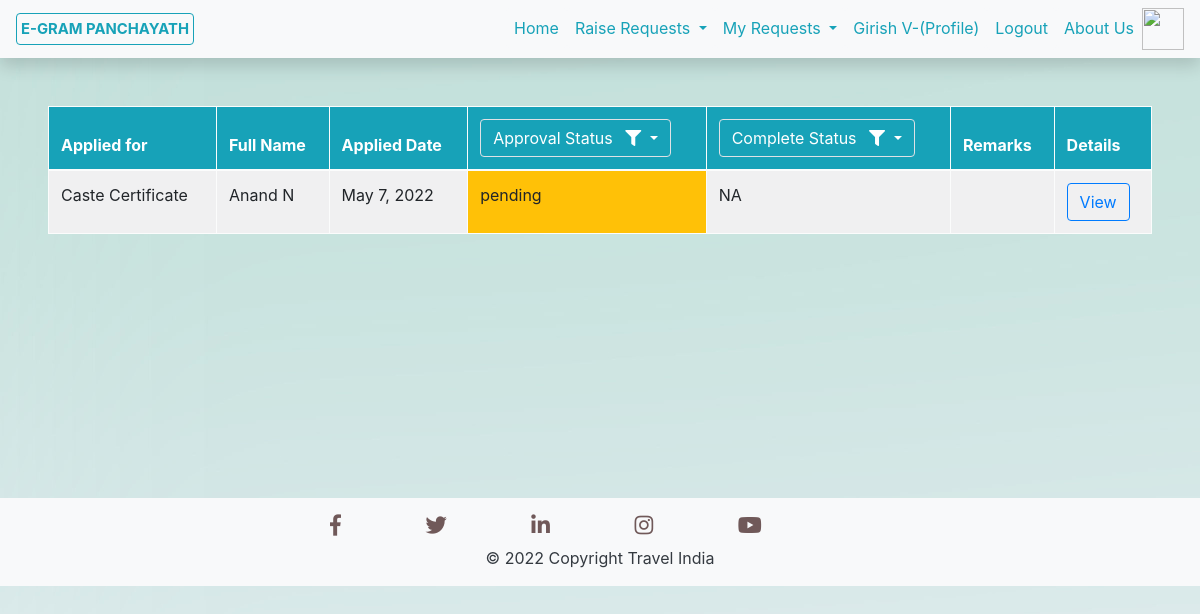
Before: /My_Cert_Requests/ (signed in) with the older database file.
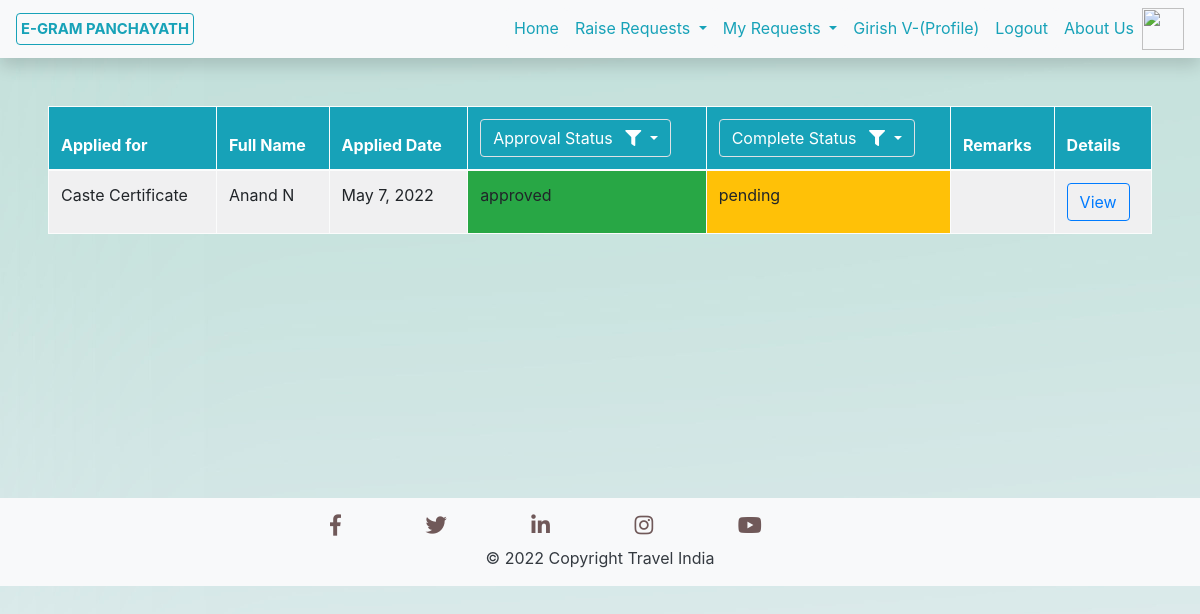
After: the same page with the newer database file.
### Services/models.py (models this page shows, shortened)
class Certificates(models.Model):
    Cert_Name = models.CharField(max_length=50)
    Cand_Name = models.CharField(max_length=50)
    Father_Name = models.CharField(max_length=50)
    Mother_Name = models.CharField(max_length=50)
    Address = models.CharField(max_length=300)
    doc_name = models.CharField(max_length=30)
    Cert_Requested_By = models.ForeignKey(User, on_delete=models.CASCADE,default=None, null=True, blank=True)
    Cert_Applied_Date = models.DateTimeField(default=timezone.now)
    document_proof = models.FileField(upload_to='Files/',default=None, null=True, blank=True)
    Birth_Date = models.DateField()
    phoneno = models.CharField(max_length=10, default=None, null=True, blank=True)
    Birth_location = models.CharField(max_length=200, default=None, null=True, blank=True)
    Death_Date = models.DateField(default=None, null=True, blank=True)
    Death_location = models.CharField(max_length=200, default=None, null=True, blank=True)
    Cast = models.CharField(max_length=50, default=None, null=True, blank=True)
    Cast_Category = models.CharField(max_length=10, default=None, null=True, blank=True)
    Income_Value = models.CharField(max_length=20, default=None, null=True, blank=True)
    Remarks = models.TextField()
    Approval_Status = models.CharField(max_length=20)
    Completion_Status = models.CharField(max_length=20, default=None, null=True, blank=True)
    certificate = models.FileField(upload_to='Certificates/',default=None, null=True, blank=True)
    Cert_Estimated_Completion_Date = models.DateField(default=None, null=True, blank=True)

### Services/views.py (the view)
# urls.py: path('My_Cert_Requests/', My_Cert_Requests.as_view(), name='MyCertRequests'),
class My_Cert_Requests(ListView):
    model = Certificates
    template_name = "Services/MyCertRequests.html"
    context_object_name = 'requests'
    paginate_by = 5
    def get_queryset(self):
        req = Certificates.objects.filter(Cert_Requested_By=self.request.user).order_by('-Cert_Applied_Date')
        def ExecQuery(req, Cert):
            key = list(Cert.keys())[0]
            if key=='Cert_Approval_Status':
                req = req.filter(Approval_Status=Cert[key]).order_by('-Cert_Applied_Date')
            if key=='Cert_Completion_Status':
                req = req.filter(Completion_Status=Cert[key]).order_by('-Cert_Applied_Date')
            return req
        if self.request.GET.get('idAppStatus'):
            req = ExecQuery(req, {'Cert_Approval_Status':self.request.GET.get('idAppStatus')})
        if self.request.GET.get('idCompStatus'):
            req = ExecQuery(req, {'Cert_Completion_Status':self.request.GET.get('idCompStatus')})
        return req

### Services/templates/Services/MyCertRequests.html (shortened to what this page needs)
{% extends 'Services/Base.html' %}
{% block content %}
<div class="p-5">
    <form method="get" action="#">
    <table class="rounded table table-hover table-bordered table-striped table-light">
        <thead class="bg-info text-white">
            <tr>
                <th scope="col">Applied for</th>
                <th scope="col">Full Name</th>
                <th scope="col">Applied Date</th>
                <th scope="col">
                    <div class="dropdown">
                        <button class="btn btn-info border dropdown-toggle" type="button" id="dropdownMenuButton" data-toggle="dropdown" aria-haspopup="true" aria-expanded="false">
                          Approval Status <i class="fas fa-filter ml-2"></i>
                        </button>
                      </div>
                </th>
                <th scope="col">
                    <div class="dropdown">
                        <button class="btn btn-info border dropdown-toggle" type="button" id="dropdownMenuButton" data-toggle="dropdown" aria-haspopup="true" aria-expanded="false">
                          Complete Status <i class="fas fa-filter ml-2"></i>
                        </button>
                      </div>
                </th>
                <th scope="col">Remarks</th>
                <th scope="col">Details</th>
            </tr>
        </thead>
        <tbody>
        {% for request in requests %}
        <tr>
            <td>{{ request.Cert_Name }}</td>
            <td scope="row"> {{ request.Cand_Name }} </td>
            <td>{{ request.Cert_Applied_Date.date }}</td>
            {% if request.Approval_Status == 'pending' %}
                <td class="bg-warning">{{ request.Approval_Status }}</td>
            {% elif request.Approval_Status == 'approved' %}
                <td class="bg-success">{{ request.Approval_Status }}</td>
            {% elif request.Approval_Status == 'rejected' %}
                <td class="bg-danger">{{ request.Approval_Status }}</td>
            {% endif %}
            {% if request.Completion_Status == 'pending' %}
                <td class="bg-warning">{{ request.Completion_Status }}</td>
            {% elif request.Completion_Status == 'completed' %}
                <td class="bg-success">{{ request.Completion_Status }}</td>
            {% else %}
                <td class="">{{ request.Completion_Status }}</td>
            {% endif %}
            <td>{{ request.Cert_Remarks }}</td>
            <td>
                <a class="btn btn-outline-primary" href="{% url 'certificate-detail' request.id %}">View</a>
            </td>
          </tr>
        {% empty %}
        <tr>
            <td align="center" colspan="7" >No Entries</td>
        </tr>
        {% endfor %}
        </tbody>
        </table>
    </form>
</div>
{% endblock content %}

Changed rows visible on the page:
changed Certificates "Caste Certificate": Approval_Status "pending" → "approved"; Completion_Status "NA" → "pending"
